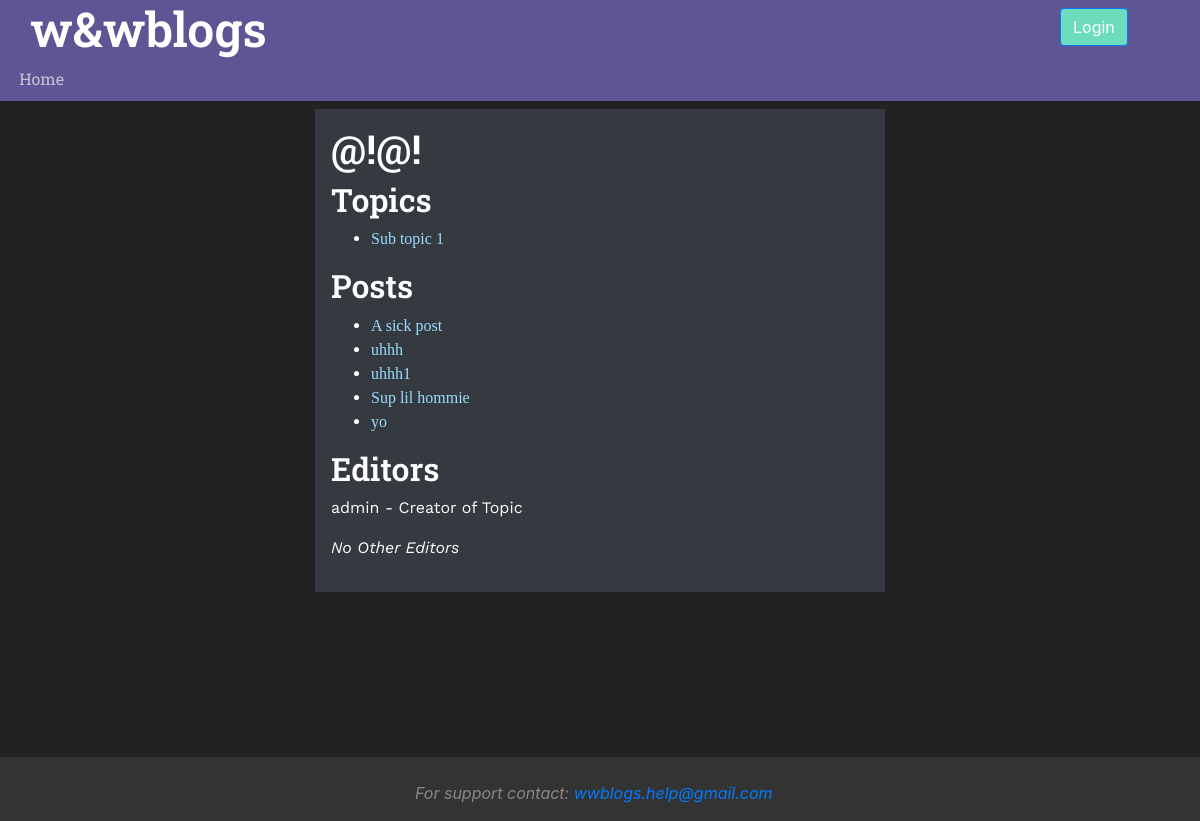
The page /category/3/view on the database as committed earlier.
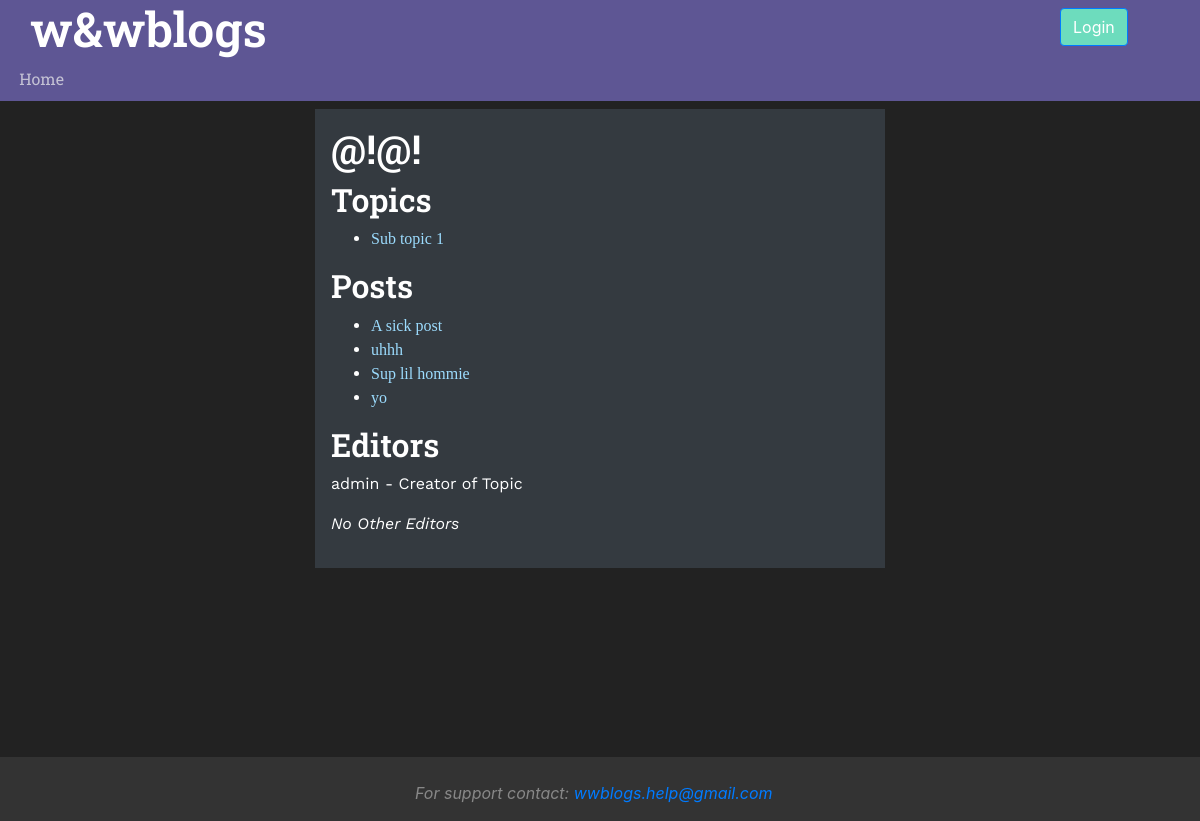
The same page on the database as committed later.
### wwapp/models.py (models this page shows, shortened)
class Category(models.Model):
    category_id = models.AutoField(primary_key=True)
    category_name = models.CharField(unique=True, max_length=45)
    category_creator = models.ForeignKey(User, on_delete=models.PROTECT)
    category_description = models.CharField(null=True, max_length=300)
    class CategoryType(models.TextChoices):
        PROJECT = 'PROJECT', _('Project')
        TOPIC = 'TOPIC', _('Topic')
        SUBTOPIC = 'SUBTOPIC', _('SubTopic')
    category_type = models.CharField(max_length=45, choices=CategoryType.choices, default=CategoryType.PROJECT)
    class Meta:
        verbose_name_plural = 'Categories'
        indexes = [
            models.Index(fields=['category_name']),
        ]

class Article(models.Model):
    article_id = models.AutoField(primary_key=True)
    article_title = models.CharField(max_length=45)
    pub_date = models.DateTimeField(blank=True, null=True)
    author = models.ForeignKey(User, on_delete=models.PROTECT)
    published = models.BooleanField(default=False)
    creation_date = models.DateTimeField(auto_now_add=True)
    article_parent = models.ForeignKey("Article", on_delete=models.SET_NULL, null=True, blank=True)
    """
    # populate with -  default=timezone.now - from django.utils.timezone.now()
    # edit_date = models.DateField(auto_now=True)
    # can be used instead auto_now_add = True,
    """
    class Meta:
        indexes = [
            models.Index(fields=['article_title']),
            models.Index(fields=['author']),
        ]

### wwapp/views.py (the view)
# urls.py: path('category/<int:category_id>/view', views.open_category, name='open_category'),
def open_category(request, category_id):
    category = Category.objects.get(category_id=category_id)
    c_handler = CategoryHandler(category)
    values = {
        'category': category,
        'child_categories': c_handler.get_child_categories(),
        'child_articles': c_handler.get_child_articles(),
        'category_type': category.category_type.lower().capitalize(),
    }
    if request.user.is_authenticated:
        values['has_editor_privilege'] = c_handler.has_editor_privilege(request.user)
    if c_handler.get_child_category_type() is not None:
        values["child_category_type"] = c_handler.get_child_category_type().lower().capitalize()
    return render(request, 'wwapp/open_category.html', values)

### wwapp/handlers.py (called while the page is built)
    def get_child_assignations(self) -> [CategoryItemAssignation]:
        try:
            li = CategoryItemAssignation.objects.filter(
                parent_category_id=self.category.category_id).order_by('position')
            if len(li) > 0:
                return li
            raise exceptions.EmptyResultSet()
        except exceptions.EmptyResultSet:
            raise exceptions.EmptyResultSet()

    def get_child_items(self) -> [CategoryItem]:
        try:
            assignations = self.get_child_assignations()
            items = []
            for a in assignations:
                item = CategoryItem.objects.get(item_id=a.item_id)
                items.append(item)
            return items
        except (exceptions.ObjectDoesNotExist, exceptions.EmptyResultSet):
            return None

    def get_child_categories(self) -> [Category]:
        items = self.get_child_items()
        sub_cats = []
        if items is not None:
            for i in items:
                if i.item_category_id is not None:
                    sub_cat = Category.objects.get(category_id=i.item_category_id)
                    sub_cats.append(sub_cat)
        return sub_cats

### wwapp/templates/wwapp/open_category.html (shortened to what this page needs)
{% extends "wwapp/base.html" %}
{% load static %}
{% block content %}
    <h2>{{ category.category_name }}</h2>
    {% if child_category_type %}
        <h3>{{ child_category_type }}s</h3>
        {% if child_categories %}
            <ul>
                {% for cat in child_categories %}
                    <li><a href="{% url 'wwapp:open_category' cat.category_id %}">{{ cat.category_name }}</a></li>
                {% endfor %}
            </ul>
        {% else %}
            <p><i>No {{ child_category_type }}s in this {{ category_type }}</i></p>
        {% endif %}
    {% endif %}
    <h3>Posts</h3>
    {% if child_articles %}
        <ul>
            {% for a in child_articles %}
                <li>
                    <a href="{% url 'wwapp:open_article' a.article_id %}">{{ a.article_title }}</a>
                </li>
            {% endfor %}
        </ul>
    {% else %}
        <p><i>No Posts in this {{ category_type }}</i></p>
    {% endif %}
    <h3>Editors</h3>
    <p>{{ category.category_creator.username }} - Creator of {{ category.category_type.lower.capitalize }}</p>
    {% if editors %}
        {% for u in editors %}
            <p>{{ u.username }}</p>
        {% endfor %}
    {% else %}
        <p><i>No Other Editors</i></p>
    {% endif %}
{% endblock %}

Rows that differ between the two databases and show on the page:
no longer on this page (row edited): Article: article_title "uhhh1"
